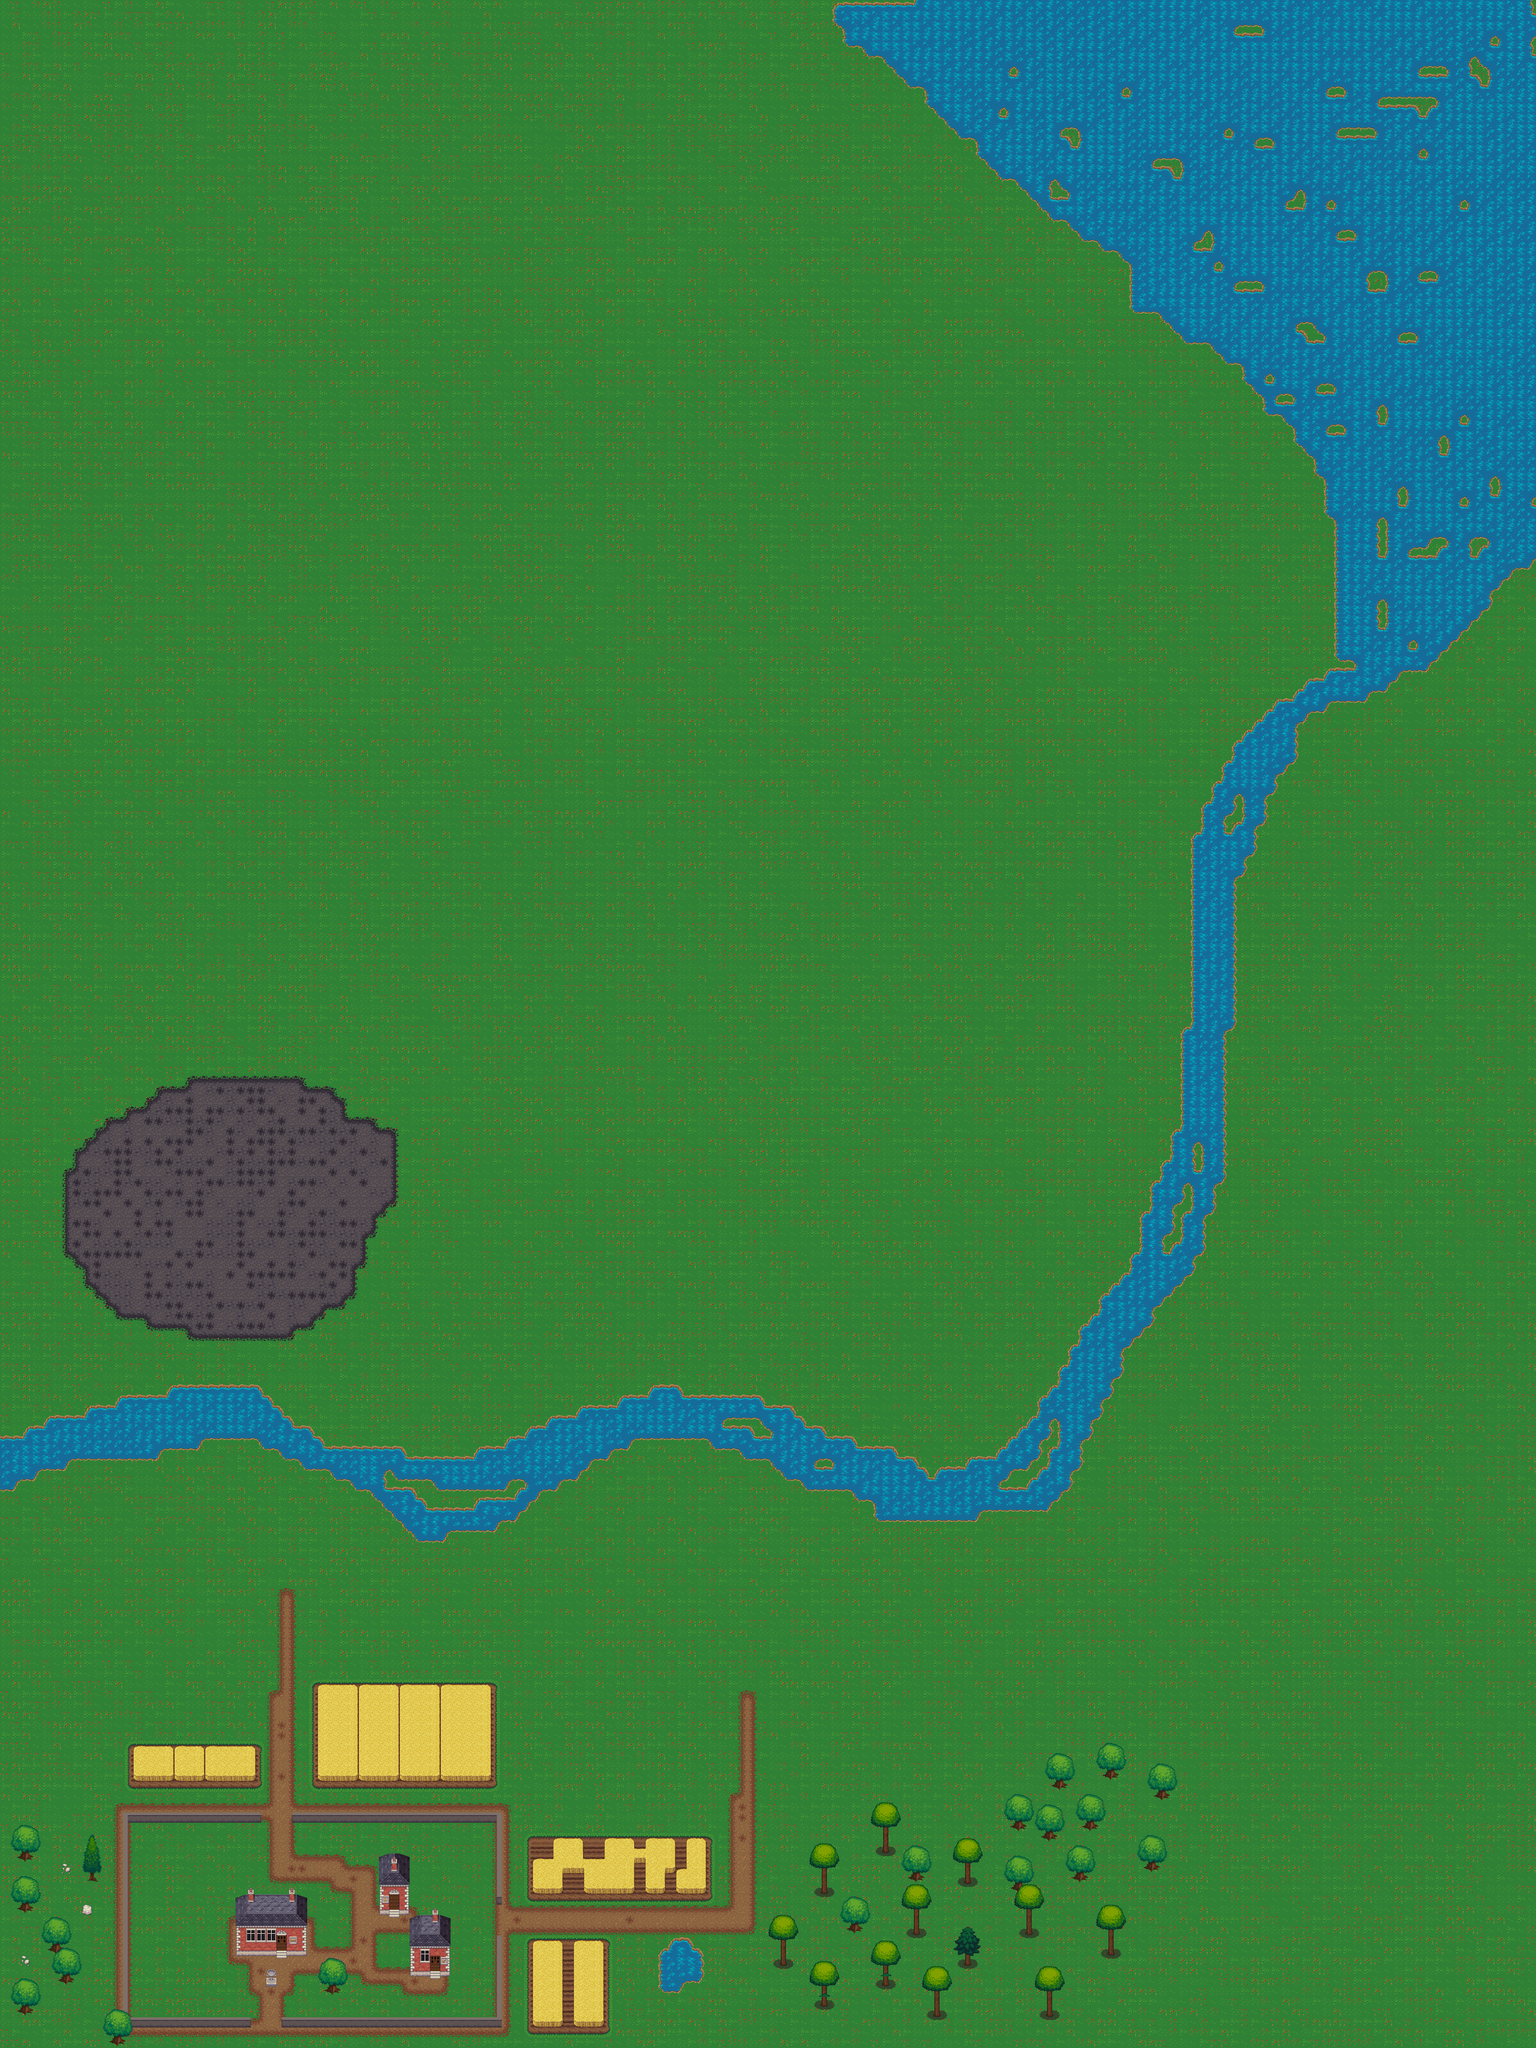

A level layout from a 2D game, rendered from its tile map. Below: a short description, then the map file with tile-grid data replaced by summaries:
An orthogonal 150x200 tile map with 32x32 px tiles, 9 tile layers (Ground, Terrain, Town Wall, Wheat, ...), 3 tilesets.

<map version="1.0" orientation="orthogonal" renderorder="right-down" width="150" height="200" tilewidth="32" tileheight="32" nextobjectid="1">
 <tileset firstgid="1" source="../LPC_Terrain/Terrain.tsx" />
 <tileset firstgid="1025" name="base_out_atlas" tilewidth="32" tileheight="32" tilecount="1024" columns="32">
  <image source="../Atlas/base_out_atlas.png" width="1024" height="1024" />
 </tileset>
 <tileset firstgid="2049" name="terrain_atlas" tilewidth="32" tileheight="32" tilecount="1024" columns="32">
  <image source="../Atlas/terrain_atlas.png" width="1024" height="1024" />
 </tileset>
 <layer name="Ground" width="150" height="200">
  <data>[30000 cells, 30000 non-empty, 6 distinct tile ids]</data>
 </layer>
 <layer name="Terrain" width="150" height="200">
  <data>[30000 cells, 5459 non-empty, 55 distinct tile ids]</data>
 </layer>
 <layer name="Town Wall" width="150" height="200">
  <data>[30000 cells, 105 non-empty, 7 distinct tile ids]</data>
 </layer>
 <layer name="Wheat" width="150" height="200">
  <data>[30000 cells, 353 non-empty, 13 distinct tile ids]</data>
 </layer>
 <layer name="Building Base" width="150" height="200">
  <data>[30000 cells, 201 non-empty, 31 distinct tile ids]</data>
 </layer>
 <layer name="Building Detail" width="150" height="200">
  <data>[30000 cells, 23 non-empty, 13 distinct tile ids]</data>
 </layer>
 <layer name="CHARACTER LAYER" width="150" height="200">
  <data>[30000 cells, 0 non-empty, 0 distinct tile ids]</data>
 </layer>
 <layer name="Building Passbehind" width="150" height="200">
  <data>[30000 cells, 208 non-empty, 25 distinct tile ids]</data>
 </layer>
 <layer name="Building Detail" width="150" height="200">
  <data>[30000 cells, 124 non-empty, 33 distinct tile ids]</data>
 </layer>
</map>
